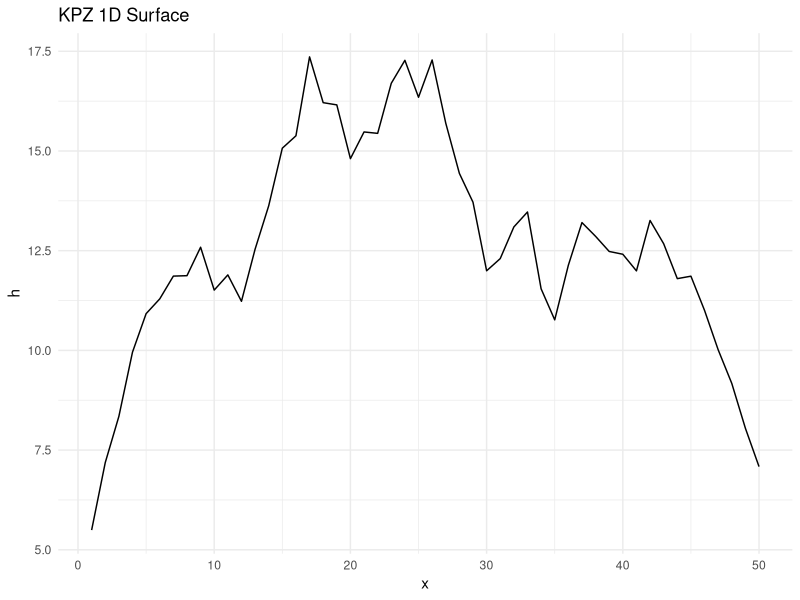
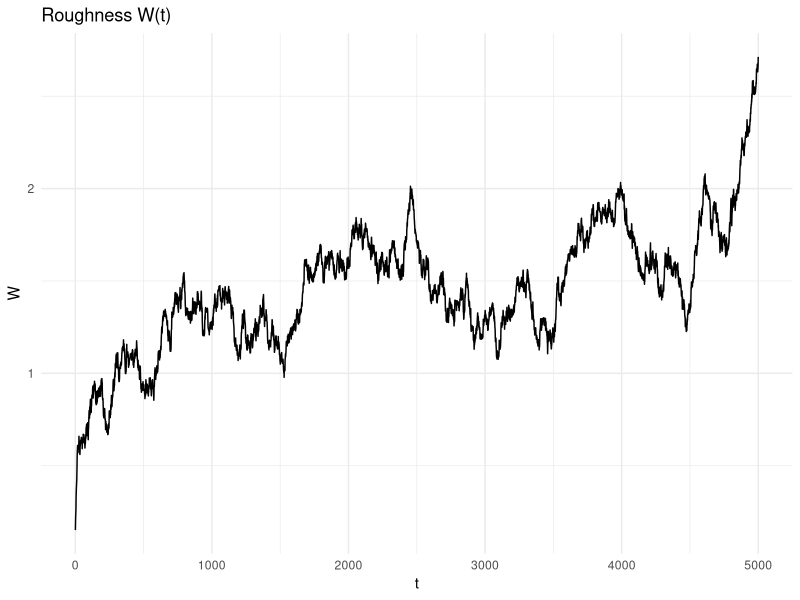
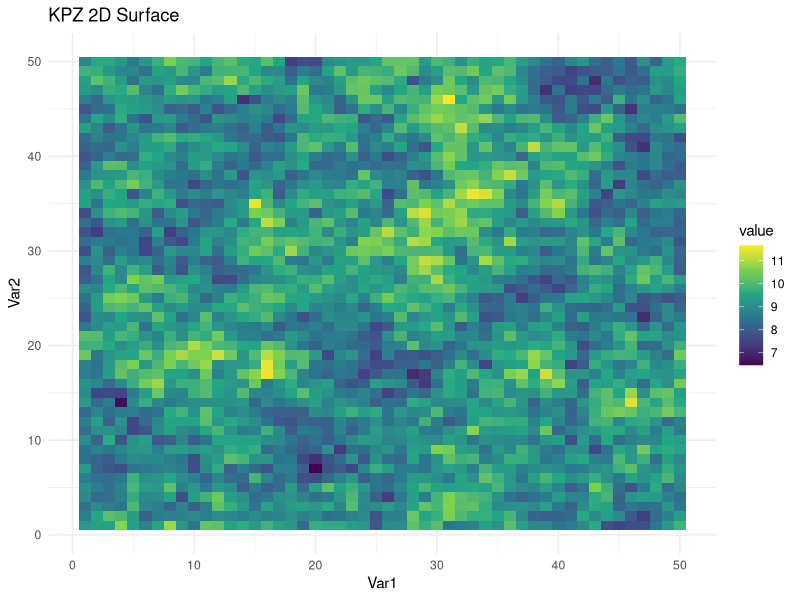
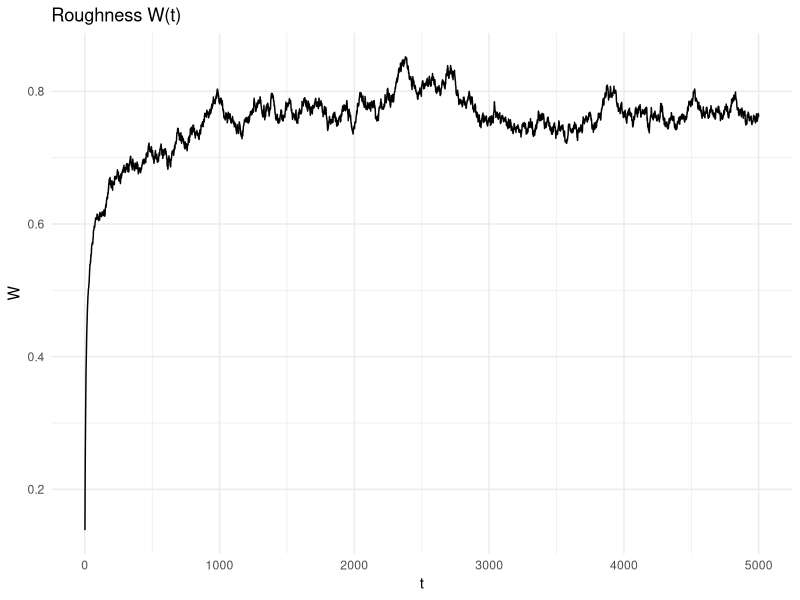
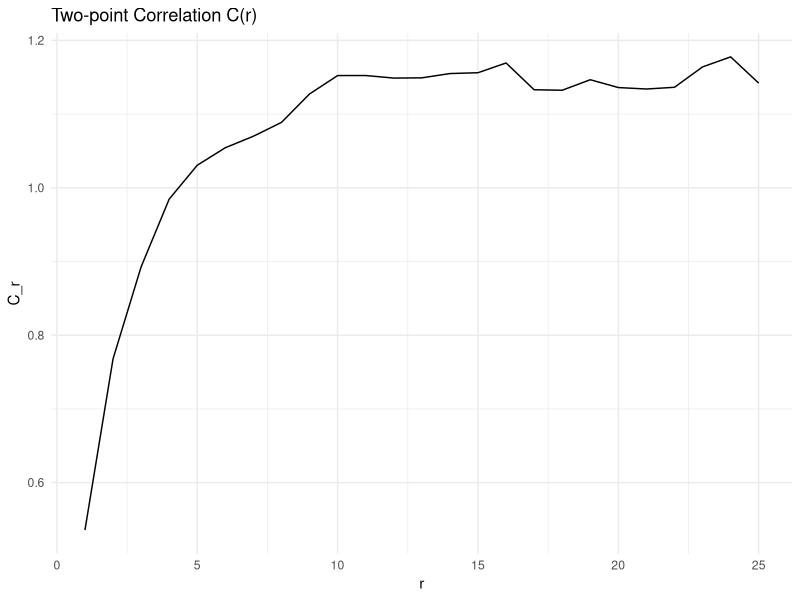
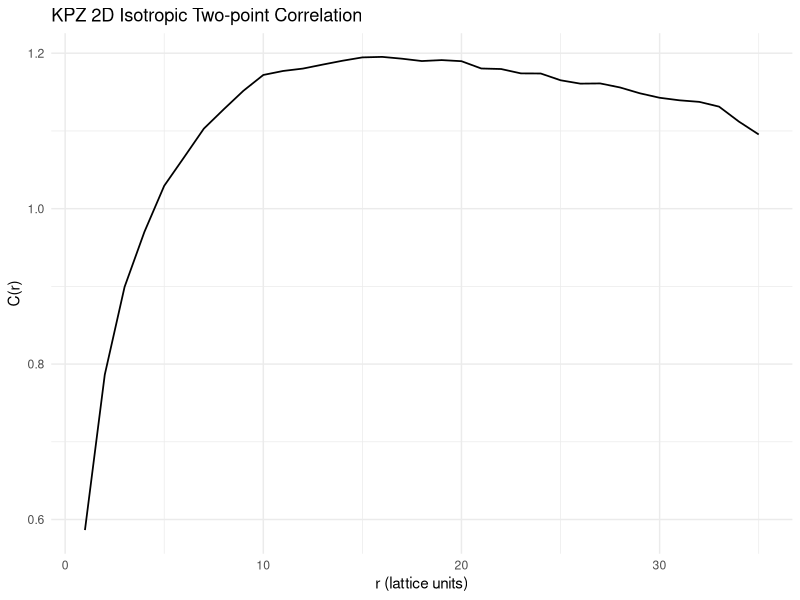

These figures' R source, in order:
# KPZ model in 1 and 2D

# KPZ_surface_growth.R
library(ggplot2)
library(reshape2)

# Roughness
roughness <- function(h) {
  mean_val <- mean(h)
  sqrt(mean((h - mean_val)^2))
}

# Two-point correlation for 2D - simplified via averaging and presenting on 1 axis
two_point_corr <- function(h) {
  L <- nrow(h)
  corr <- numeric(L %/% 2)
  for (r in 1:(L %/% 2)) {
    diffs <- (h - cbind(h[, (r+1):L], h[, 1:r]))
    corr[r] <- mean(diffs^2)
  }
  data.frame(r = 1:(L %/% 2), C_r = corr)
}

# Two point radially averaged correlation function

# ---- True isotropic radial 2D two-point correlation ----
# Returns height–difference correlation G(r) = < [h(x) - h(x+r)]^2 >
# Radially averaged over all directions with same |r|
two_point_corr_2d_radial <- function(h) {
  L <- nrow(h)
  # Precompute coordinate grid
  coords <- expand.grid(x = 1:L, y = 1:L)
  center_vals <- as.numeric(h[cbind(coords$x, coords$y)])
  
  # All displacements
  dx <- outer(1:L, 1:L, "-")
  dx <- ifelse(dx >  L/2, dx - L,
               ifelse(dx < -L/2, dx + L, dx))
  dy <- t(dx)  # same shape
  
  # Flatten all pairs into displacement vectors
  disps <- expand.grid(dx = 0:(L-1), dy = 0:(L-1))
  disps$dx <- ifelse(disps$dx > L/2, disps$dx - L, disps$dx)
  disps$dy <- ifelse(disps$dy > L/2, disps$dy - L, disps$dy)
  
  # Remove duplicate directions by symmetry (keep unique displacement vectors)
  disps <- unique(disps)
  
  # Bin by radial distance
  disps$r <- sqrt(disps$dx^2 + disps$dy^2)
  disps$rbin <- round(disps$r)  # integer binning
  
  max_r <- floor(sqrt(2) * L / 2)
  G_r <- numeric(max_r)
  counts <- numeric(max_r)
  
  for (rb in 1:max_r) {
    # Find displacement vectors in this radial bin
    vecs <- subset(disps, rbin == rb)
    if (nrow(vecs) == 0) next
    
    diffsq <- c()
    for (k in 1:nrow(vecs)) {
      dx <- vecs$dx[k]; dy <- vecs$dy[k]
      shifted <- h[((1:L - 1 + dx) %% L) + 1, ((1:L - 1 + dy) %% L) + 1]
      diffsq <- c(diffsq, (as.numeric(h) - as.numeric(shifted))^2)
    }
    G_r[rb] <- mean(diffsq)
    counts[rb] <- length(diffsq)
  }
  
  data.frame(r = 1:max_r, C_r = G_r, count = counts)
}


# Discrete KPZ update
kpz_update <- function(h, dim, nu = 1, lambda = 1, D = 1, dt = 0.01) {
  if (dim == 1) {
    L <- length(h)
    lap <- c(h[L], h[1:(L-1)]) + c(h[2:L], h[1]) - 2*h
    grad <- (c(h[2:L], h[1]) - c(h[L], h[1:(L-1)])) / 2
    h <- h + dt * (nu * lap + (lambda/2) * grad^2) +
      sqrt(2 * D * dt) * rnorm(L)
  } else {
    L <- nrow(h)
    lap <- (rbind(h[L,], h[1:(L-1),]) +
              rbind(h[2:L,], h[1,]) +
              cbind(h[,L], h[,(1:(L-1))]) +
              cbind(h[,2:L], h[,1]) - 4*h)
    gradx <- (cbind(h[,2:L], h[,1]) - cbind(h[,L], h[,(1:(L-1))])) / 2
    grady <- (rbind(h[2:L,], h[1,]) - rbind(h[L,], h[1:(L-1),])) / 2
    h <- h + dt * (nu * lap + (lambda/2) * (gradx^2 + grady^2)) +
      sqrt(2 * D * dt) * matrix(rnorm(L*L), L, L)
  }
  h
}

# Main KPZ runner
run_KPZ <- function(L = 50, T_max = 5000, dim = 1, nu = 1, lambda = 1, D = 1, dt = 0.01) {
  if (dim == 1) {
    h <- rep(0, L)
    W <- numeric(T_max)
    for (t in 1:T_max) {
      h <- kpz_update(h, 1, nu, lambda, D, dt)
      W[t] <- roughness(h)
    }
    df <- data.frame(x = 1:L, h = h)
    p1 <- ggplot(df, aes(x, h)) + geom_line() +
      ggtitle("KPZ 1D Surface") + theme_minimal()
    p2 <- ggplot(data.frame(t = 1:T_max, W = W),
                 aes(t, W)) + geom_line() +
      ggtitle("Roughness W(t)") + theme_minimal()
    print(p1)
    Sys.sleep(15)
    print(p2)
  } else {
    h <- matrix(0, L, L)
    W <- numeric(T_max)
    for (t in 1:T_max) {
      h <- kpz_update(h, 2, nu, lambda, D, dt)
      W[t] <- roughness(as.vector(h))
    }
    df <- melt(h)
    p1 <- ggplot(df, aes(Var1, Var2, fill = value)) +
      geom_tile() + scale_fill_viridis_c() +
      ggtitle("KPZ 2D Surface") + theme_minimal()
    p2 <- ggplot(data.frame(t = 1:T_max, W = W),
                 aes(t, W)) + geom_line() +
      ggtitle("Roughness W(t)") + theme_minimal()
    
    corr_df <- two_point_corr(h)
    corr_df_radial_avg <- two_point_corr_2d_radial(h)
    
    p3 <- ggplot(corr_df, aes(r, C_r)) +
      geom_line() + ggtitle("Two-point Correlation C(r)") + theme_minimal()
    p4 <- ggplot(corr_df_radial_avg, aes(r, C_r)) +
      geom_line(linewidth = 0.6) +
      labs(title = "KPZ 2D Isotropic Two-point Correlation",
           x = "r (lattice units)", y = "C(r)") +
      theme_minimal()
    
    print(p1)
    Sys.sleep(15)
    print(p2)
    Sys.sleep(15)
    print(p3)
    Sys.sleep(15)
    print(p4)
  }
}

# 1D run example
run_KPZ()

# 2D run example
run_KPZ(dim = 2)
